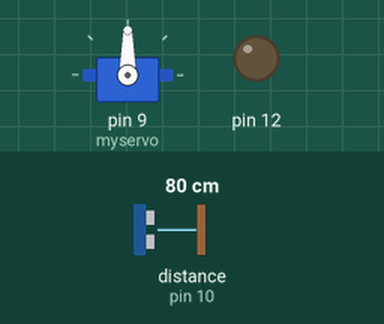
Recording of a sketch running on a simulated Arduino Uno, built with avr-gcc and run on an emulated ATmega328P. On the bench: servo, output pins drawn as LEDs (lit = HIGH). Wiring (inferred from the names in the program): ultrasonic range finder: trigger pin 11; echo pin 10. Inputs (shaded band) come from the test bench; at power-on: distance to the obstacle (sensor on pin 10) 80 cm. The echo pulse lasts 58.3 µs per cm; pins used as bus, display or sensor lines are not drawn.

Above: at 1.2 s.
1.3 s: distance to the obstacle (sensor on pin 10) set to 45 cm
2.8 s: distance to the obstacle (sensor on pin 10) set to 38 cm
At 3.6 s:
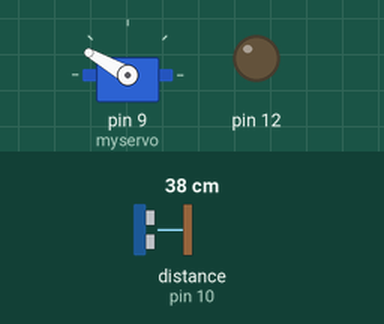
At 4.6 s:
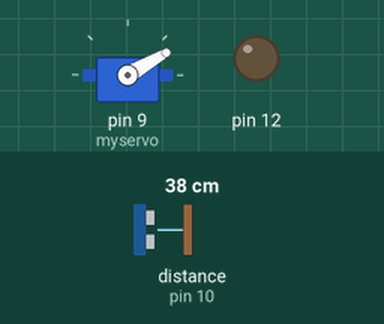
Timing chart, 0 to 6.1 s (numbered marks = the images above; inputs shaded):
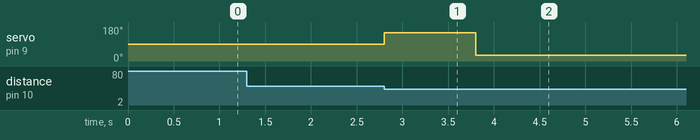

The sketch:

Throw_Arm.ino
```cpp
// defines pins numbers
#include <Servo.h>
const int trigPin = 11;
const int echoPin = 10;
// defines variables
long duration;
int distance;
Servo myservo;
int thrown = 0;
void setup()
{
  Serial.begin(9600); // Starts the serial communication
  myservo.attach(9);
  pinMode(trigPin, OUTPUT); // Sets the trigPin as an Output
  pinMode(echoPin, INPUT); // Sets the echoPin as an Input
  pinMode(12, OUTPUT);
}
void fling() {
  //tone(12, 1000, 500);
  myservo.write(150);
  delay(1000);
  myservo.write(30);
}
void sense() {
  // Clears the trigPin
  digitalWrite(trigPin, LOW);
  delayMicroseconds(2);
  // Sets the trigPin on HIGH state for 10 micro seconds
  digitalWrite(trigPin, HIGH);
  delayMicroseconds(10);
  digitalWrite(trigPin, LOW);
  // Reads the echoPin, returns the sound wave travel time in microseconds
  duration = pulseIn(echoPin, HIGH);
  // Calculating the distance
  distance= duration*0.034/2;
  if(distance > 40) {
    thrown = 0;
  }
  // Prints the distance on the Serial Monitor
  if(distance < 40 && thrown == 0) {
    fling();
    thrown = 1;
  }
}
void loop()
{
  sense();
}
```

Measured:
- the behaviour switches between 41 and 40 cm on distance to the obstacle (sensor on pin 10) (found by bisection; images 0 and 1)
- after the input at 1.3 s, every drawn part: stays the same
- after the input at 2.8 s, servo on pin 9 (myservo): 90° → 150° at once, → 30° 1.0 s later
